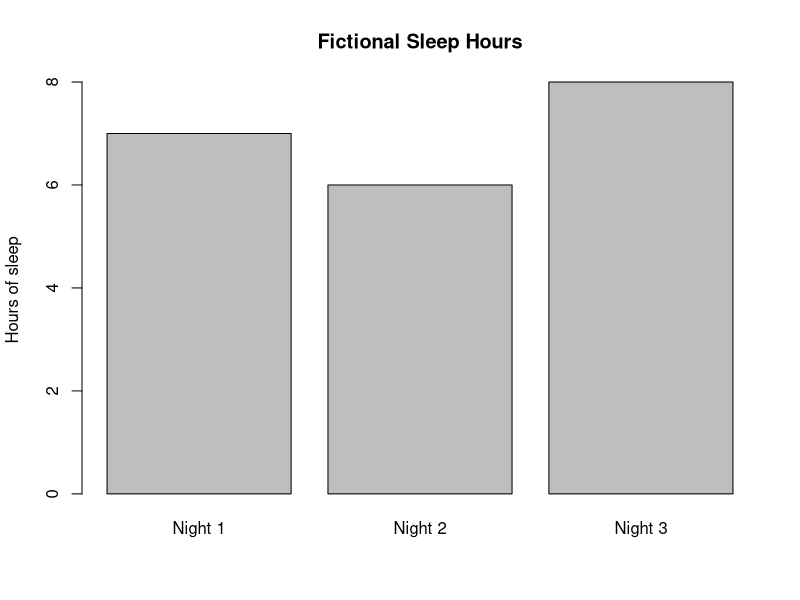

Reproduce this figure in R.
# Practice 1: Learning basic R
## These sleep hours are fictional practice data.

# Save three nights of sleep hours:
### Ex: Day 1 was 7 hours, Day 2 was 6 hours etc. 
sleep_hours <- c(7, 6, 8)

# Display the numbers that we gave it
print(sleep_hours)

# Calculate the average of the hours slept
### Expected result: 7 hours
mean(sleep_hours)

# Create a bar graph, so we can compare and see the indivual nights slept
barplot(sleep_hours,
        names.arg = c("Night 1", "Night 2", "Night 3"),
        main = "Fictional Sleep Hours",
        ylab = "Hours of sleep")
